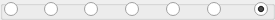
    <widget class="QGroupBox" name="std_26">
     <property name="geometry">
      <rect>
       <x>100</x>
       <y>560</y>
       <width>275</width>
       <height>20</height>
      </rect>
     </property>
     <property name="title">
      <string/>
     </property>
     <widget class="QRadioButton" name="rad_26_1">
      <property name="geometry">
       <rect>
        <x>4</x>
        <y>2</y>
        <width>15</width>
        <height>15</height>
       </rect>
      </property>
      <property name="text">
       <string/>
      </property>
     </widget>
     <widget class="QRadioButton" name="rad_26_2">
      <property name="geometry">
       <rect>
        <x>44</x>
        <y>2</y>
        <width>15</width>
        <height>15</height>
       </rect>
      </property>
      <property name="text">
       <string/>
      </property>
     </widget>
     <widget class="QRadioButton" name="rad_26_3">
      <property name="geometry">
       <rect>
        <x>84</x>
        <y>2</y>
        <width>15</width>
        <height>15</height>
       </rect>
      </property>
      <property name="text">
       <string/>
      </property>
     </widget>
     <widget class="QRadioButton" name="rad_26_4">
      <property name="geometry">
       <rect>
        <x>125</x>
        <y>2</y>
        <width>15</width>
        <height>15</height>
       </rect>
      </property>
      <property name="text">
       <string/>
      </property>
     </widget>
     <widget class="QRadioButton" name="rad_26_5">
      <property name="geometry">
       <rect>
        <x>166</x>
        <y>2</y>
        <width>15</width>
        <height>15</height>
       </rect>
      </property>
      <property name="text">
       <string/>
      </property>
     </widget>
     <widget class="QRadioButton" name="rad_26_6">
      <property name="geometry">
       <rect>
        <x>207</x>
        <y>2</y>
        <width>15</width>
        <height>15</height>
       </rect>
      </property>
      <property name="text">
       <string/>
      </property>
     </widget>
     <widget class="QRadioButton" name="rad_26_7">
      <property name="geometry">
       <rect>
        <x>254</x>
        <y>2</y>
        <width>15</width>
        <height>15</height>
       </rect>
      </property>
      <property name="text">
       <string/>
      </property>
      <property name="checked">
       <bool>true</bool>
      </property>
     </widget>
    </widget>
